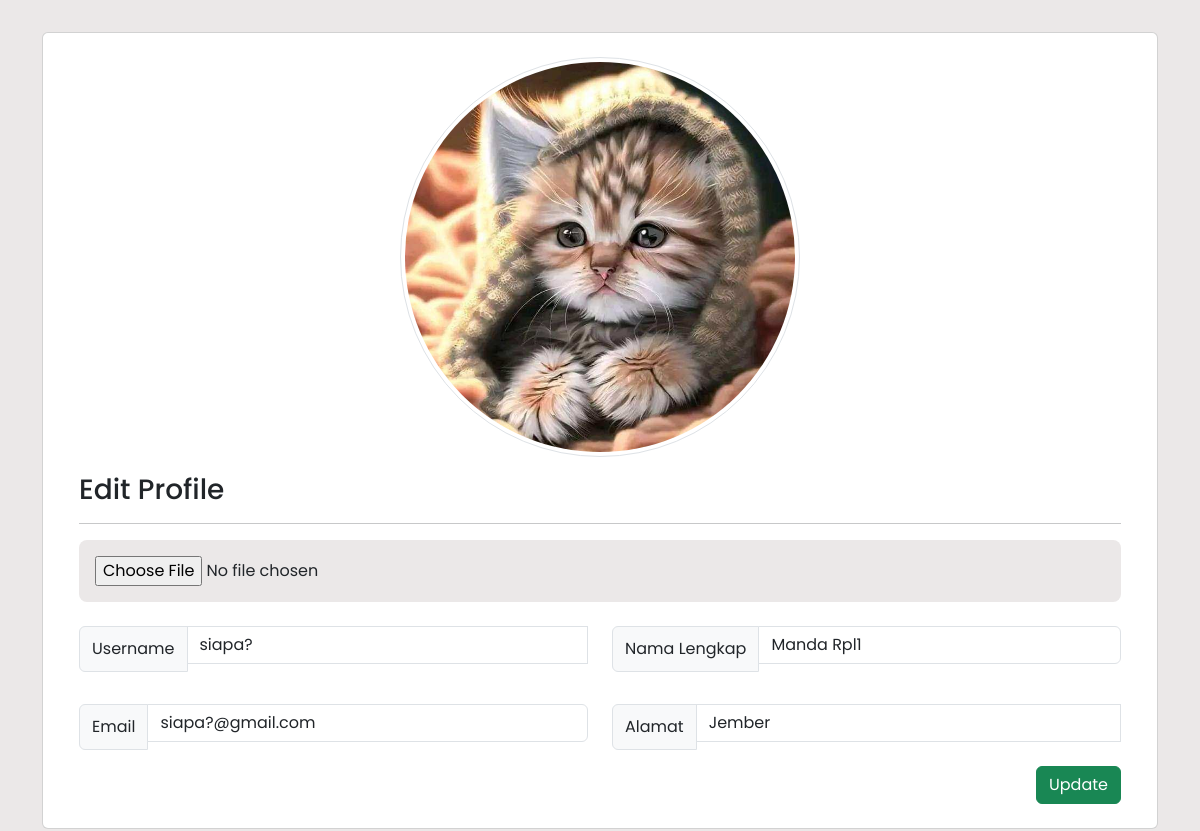
Page /member/e-profile.php?userid=15 (signed in) on the committed database.
### tables this page shows
CREATE TABLE `user` (
  `userid` int(11) NOT NULL,
  `username` varchar(255) NOT NULL,
  `password` varchar(255) NOT NULL,
  `email` varchar(255) NOT NULL,
  `namalengkap` varchar(255) NOT NULL,
  `alamat` text NOT NULL,
  `stat` varchar(10) NOT NULL,
  `foto` text NOT NULL
);

### member/e-profile.php (the view, shortened to what this page needs)
<!doctype html>
<html lang="en">
<head>
    <link href="https://cdn.jsdelivr.net/npm/bootstrap@5.3.2/dist/css/bootstrap.min.css" rel="stylesheet"
>
    <link href='https://unpkg.com/boxicons@2.1.1/css/boxicons.min.css' rel='stylesheet'>
    <link rel="stylesheet" href="style.css">
</head>
<body>
    <div class="container" style="margin-top: 1rem;">
        <div class="card">
            <div class="row m-4">
                <?php
                include '../koneksi.php';
                if (isset($_GET['userid'])) {
                    $userid = $_GET['userid'];
                } else {
                    die("Error, Data Tidak Ditemukan");
                }
                $query = mysqli_query($koneksi, "SELECT * FROM user WHERE userid='$userid' ");
                $result = mysqli_fetch_array($query);
                ?>
                <form method="POST" action="e-p.php" enctype="multipart/form-data">
                    <div class="col text-center">
                        <a href="img/<?php echo $result['foto']; ?>"><img src="img/<?php echo $result['foto']; ?>" class="rounded-circle img-thumbnail"
                            width="400"></a>
                    </div>
                    <div class="col" style="margin-top: 1rem;">
                        <h3>Edit Profile</h3>
                        <hr>
                        <table>
                            <input type="file" class="custom-file-input" id="inputGroupFile04"
                                aria-describedby="inputGroupFileAddon04" name="foto" value="<?php echo $result['foto']; ?>">
                            <div class="row">
                                <div class="col">
                                    <div class="input-group mb-3 mt-3">
                                        <span class="input-group-text" id="basic-addon1">
                                            Username
                                        </span>
                                        <input type="text" class="form-control" name="username"
                                            value="<?php echo $result['username']; ?>" readonly>
                                    </div>
                                </div>
                                <div class="col">
                                    <div class="input-group mb-3 mt-3">
                                        <span class="input-group-text" id="basic-addon1">
                                            Nama Lengkap
                                        </span>
                                        <input type="text" class="form-control" name="namalengkap"
                                            value="<?php echo $result['namalengkap']; ?>">
                                    </div>
                                </div>
                            </div>
                            <div class="row">
                                <div class="col">
                                    <div class="input-group mb-3 mt-3">
                                        <span class="input-group-text" id="basic-addon1">
                                            Email
                                        </span>
                                        <input type="text" class="form-control" name="email"
                                            value="<?php echo $result['email']; ?>" readonly>
                                    </div>
                                </div>
                                <div class="col">
                                    <div class="input-group mb-3 mt-3">
                                        <span class="input-group-text" id="basic-addon1">
                                            Alamat
                                        </span>
                                        <input type="text" class="form-control" name="alamat"
                                            value="<?php echo $result['alamat']; ?>">
                                    </div>
                                </div>
                            </div>
                            <div class="modal-footer">
                                <button type="submit" class="btn btn-success" name="update">Update</button>
                            </div>
                        </table>
                    </div>
                </form>
            </div>
        </div>
    </div>
</body>
</html>

### member/style.css (style rules this page uses)
* { margin: 0; padding: 0; box-sizing: border-box; font-family: 'Poppins', sans-serif; }
:root { --yellow: #FFBD13; --blue: #4383FF; --blue-d-1: #3278FF; --light: #F5F5F5; --grey: #AAA; --white: #FFF; --shadow: 8px 8px 30px rgba(0,0,0,.05); }
body { background: var(--light); display: flex; justify-content: center; align-items: center; min-height: 100vh; padding: 1rem; }

### member/e-profile.php (style rules this page uses)
:root { --light: #ebe8e8; }
input { width: 100%; background: var(--light); padding: 1rem; border-radius: .5rem; border: none; outline: none; resize: none; margin-bottom: .5rem; }

### rows in the picture
user: foto (picture), username "siapa?", namalengkap "Manda Rpl1", email "siapa?@gmail.com", alamat "Jember"
